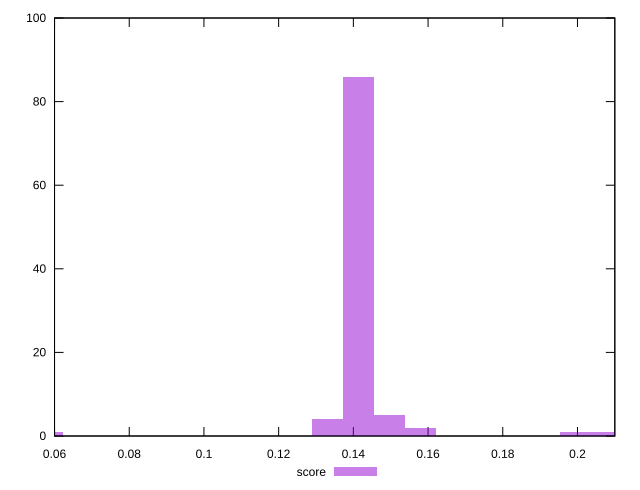

Recreate this plot in gnuplot.
reset

$score <<EOF
0.19956084423029224 1
0.141355597996457 86
0.13304056282019483 4
0.05820524623383524 1
0.14967063317271917 5
0.15798566834898137 2
0.20787587940655441 1
EOF

set key outside below
set boxwidth 0.008315035176262177
set xrange [0.06:0.21]
set yrange [0:100]
set trange [0:100]
set style fill transparent solid 0.5 noborder
set terminal svg size 640, 490 enhanced background rgb 'white'
set output "reports/report_00033_2021-03-01T14-23-16.841Z/first-meaningful-paint/samples/astro-cached/score/histogram.svg"

plot $score title "score" with boxes

reset
